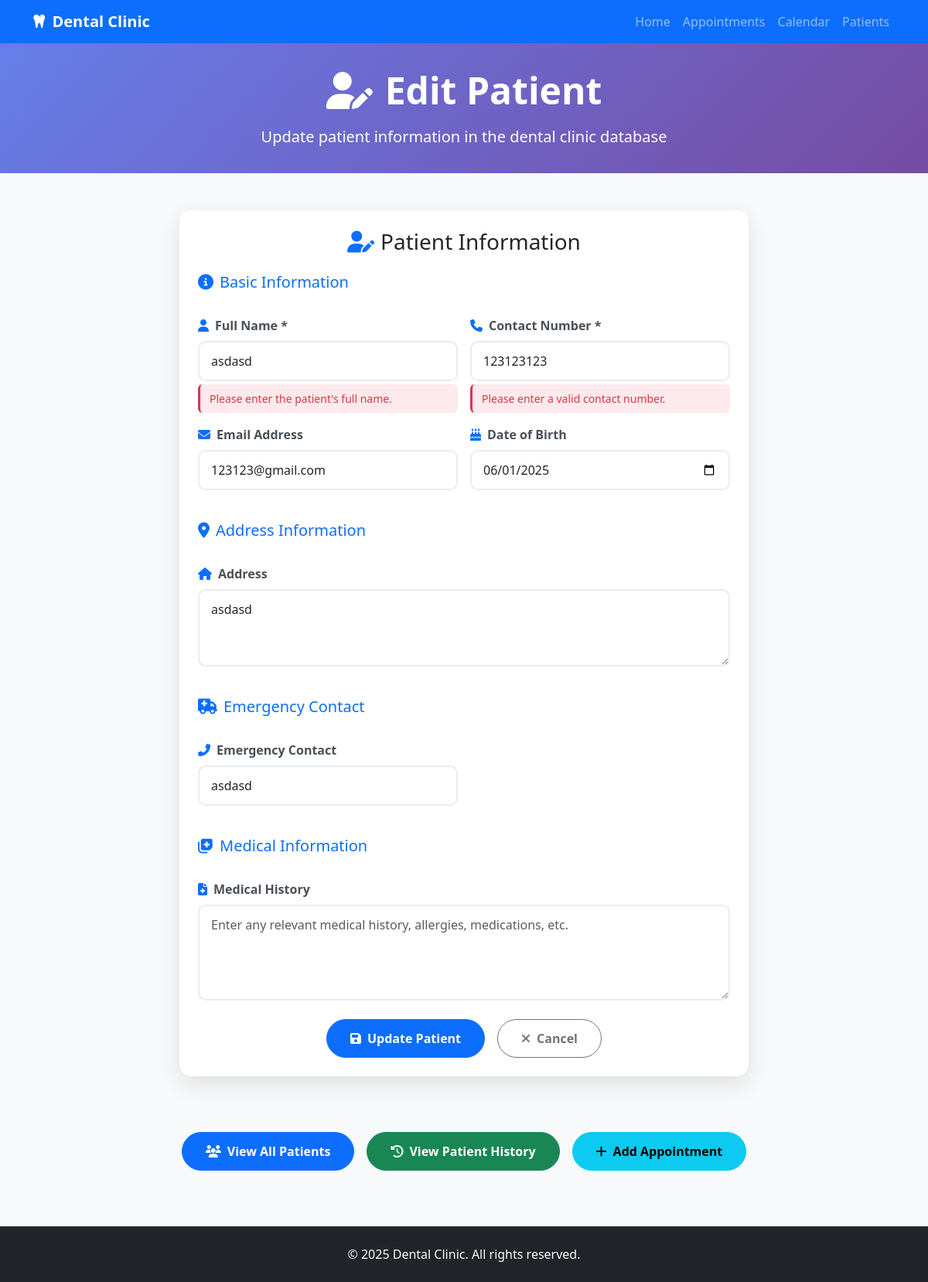
/edit-patient/10, run on an earlier commit of the app's database.
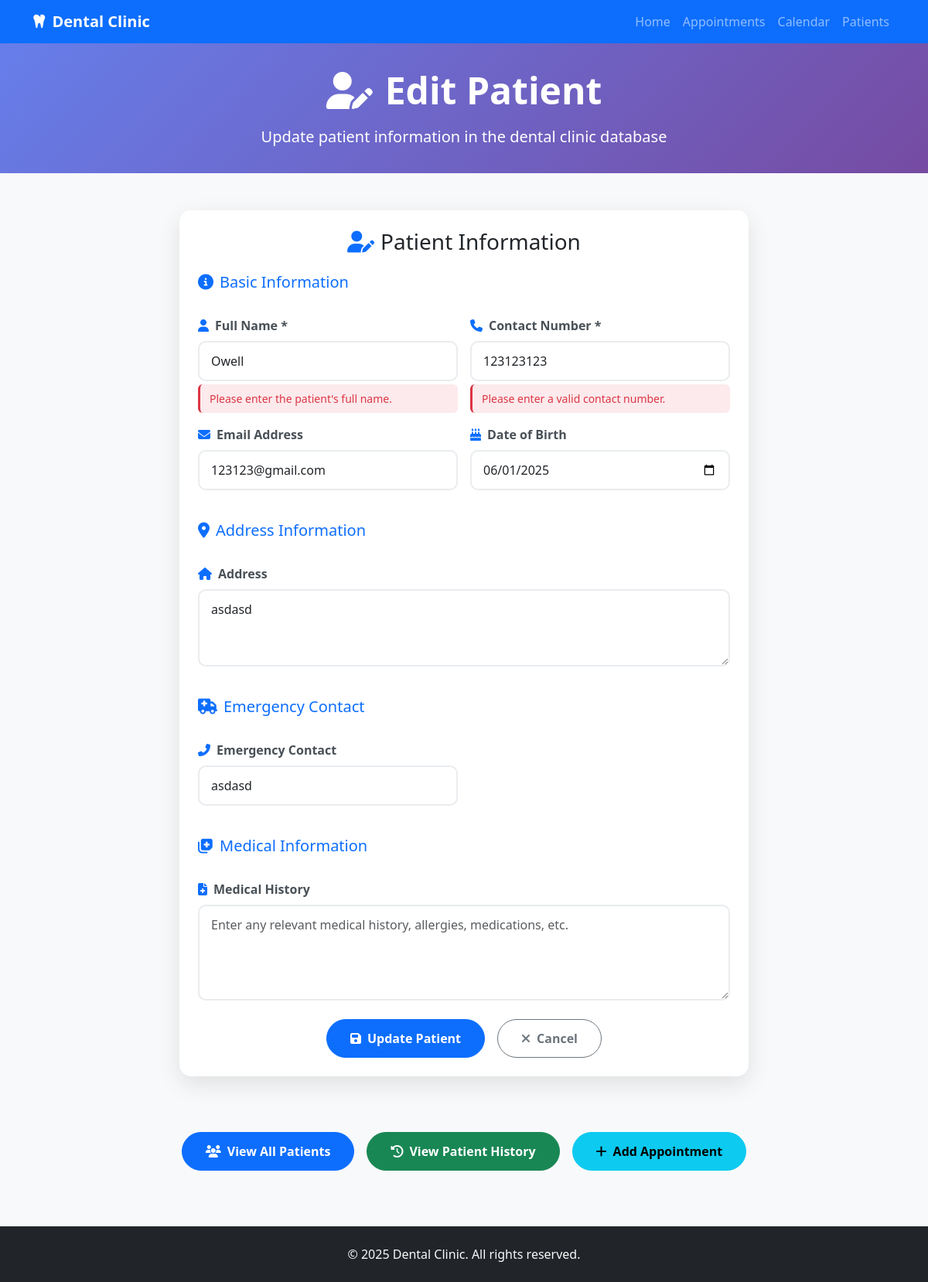
And on a later commit of the database.
### tables this page shows
CREATE TABLE Patients (
            ID INTEGER PRIMARY KEY AUTOINCREMENT,
            Name TEXT NOT NULL UNIQUE,
            Contact TEXT NOT NULL,
            Email TEXT,
            DateOfBirth TEXT,
            Address TEXT,
            EmergencyContact TEXT,
            MedicalHistory TEXT,
            CreatedDate TEXT DEFAULT CURRENT_TIMESTAMP
        , Religion TEXT, HomeAddress TEXT, Occupation TEXT, DentalInsurance TEXT, EffectiveDate TEXT, ParentGuardianName TEXT, ParentGuardianOccupation TEXT, ReferralSource TEXT, ConsultationReason TEXT, DentalHistory TEXT, PreviousDentist TEXT, LastDentalVisit TEXT, Sex TEXT, Nickname TEXT, Age TEXT, Nationality TEXT, GoodHealth TEXT, MedicalTreatment TEXT, TreatmentCondition TEXT, SeriousIllness TEXT, SurgicalOperation TEXT, Hospitalized TEXT, HospitalizationDetails TEXT, PrescriptionMedication TEXT, NonPrescriptionMedication TEXT, TobaccoUse TEXT, AlcoholDrugUse TEXT, AllergicLocalAnesthetic TEXT, AllergicPenicillin TEXT, AllergicAntibiotics TEXT, AllergicSulfaDrugs TEXT, AllergicAspirin TEXT, AllergicLatex TEXT, AllergicOthers TEXT, BleedingTime TEXT, Pregnant TEXT, Nursing TEXT, BirthPills TEXT, BloodType TEXT, BloodPressure TEXT);

### app.py (the view, shortened to what this page needs)
@app.route('/edit-patient/<int:patient_id>', methods=['GET', 'POST'])
def edit_patient(patient_id):
    conn = sqlite3.connect(DB_FILE)
    cursor = conn.cursor()
    cursor.execute("SELECT * FROM Patients WHERE ID = ?", (patient_id,))
    patient = cursor.fetchone()
    conn.close()
    if patient is None:
        return redirect('/patients')
    return render_template('edit_patient.html', patient=patient)

### templates/edit_patient.html (shortened to what the changed rows need)
<!DOCTYPE html>
<html lang="en">
<head>
    <link href="https://cdn.jsdelivr.net/npm/bootstrap@5.3.0/dist/css/bootstrap.min.css" rel="stylesheet">
    <link href="https://cdnjs.cloudflare.com/ajax/libs/font-awesome/6.4.0/css/all.min.css" rel="stylesheet">
</head>
<body class="bg-light">
    <section class="page-header">
        <div class="container text-center">
            <h1 class="display-5 fw-bold mb-3">
                <i class="fas fa-user-edit me-3"></i>Edit Patient
            </h1>
        </div>
    </section>
    <section class="py-5">
        <div class="container">
            <div class="row justify-content-center">
                <div class="col-lg-8">
                    <div class="form-container">
                        <div class="p-4">
                            <form method="POST" class="needs-validation" novalidate>
                                <div class="row g-3">
                                    <div class="col-md-6">
                                        <label for="name" class="form-label">
                                            <i class="fas fa-user me-2 text-primary"></i>Full Name *
                                        </label>
                                        <input type="text" class="form-control" id="name" name="name"
                                               value="{{ patient[1] }}" required>
                                        <div class="invalid-feedback">
                                            Please enter the patient's full name.
                                        </div>
                                    </div>
                                    <div class="col-md-6">
                                        <label for="contact" class="form-label">
                                            <i class="fas fa-phone me-2 text-primary"></i>Contact Number *
                                        </label>
                                        <input type="tel" class="form-control" id="contact" name="contact"
                                               value="{{ patient[2] }}" required>
                                        <div class="invalid-feedback">
                                            Please enter a valid contact number.
                                        </div>
                                    </div>
                                    <div class="col-md-6">
                                        <label for="email" class="form-label">
                                            <i class="fas fa-envelope me-2 text-primary"></i>Email Address
                                        </label>
                                        <input type="email" class="form-control" id="email" name="email"
                                               value="{{ patient[3] or '' }}">
                                    </div>
                                    <div class="col-md-6">
                                        <label for="date_of_birth" class="form-label">
                                            <i class="fas fa-birthday-cake me-2 text-primary"></i>Date of Birth
                                        </label>
                                        <input type="date" class="form-control" id="date_of_birth" name="date_of_birth"
                                               value="{{ patient[4] or '' }}">
                                    </div>
                                    <div class="col-12">
                                        <label for="address" class="form-label">
                                            <i class="fas fa-home me-2 text-primary"></i>Address
                                        </label>
                                        <textarea class="form-control" id="address" name="address" rows="3"
                                                  placeholder="Enter complete address">{{ patient[5] or '' }}</textarea>
                                    </div>
                                    <div class="col-md-6">
                                        <label for="emergency_contact" class="form-label">
                                            <i class="fas fa-phone-alt me-2 text-primary"></i>Emergency Contact
                                        </label>
                                        <input type="tel" class="form-control" id="emergency_contact"
                                               name="emergency_contact" placeholder="Emergency contact number"
                                               value="{{ patient[6] or '' }}">
                                    </div>
                                </div>
                            </form>
                        </div>
                    </div>
                </div>
            </div>
        </div>
    </section>
</body>
</html>

What changed in the data, as far as the page shows it:
changed Patients "123123@gmail.com": name "asdasd" → "Owell"
